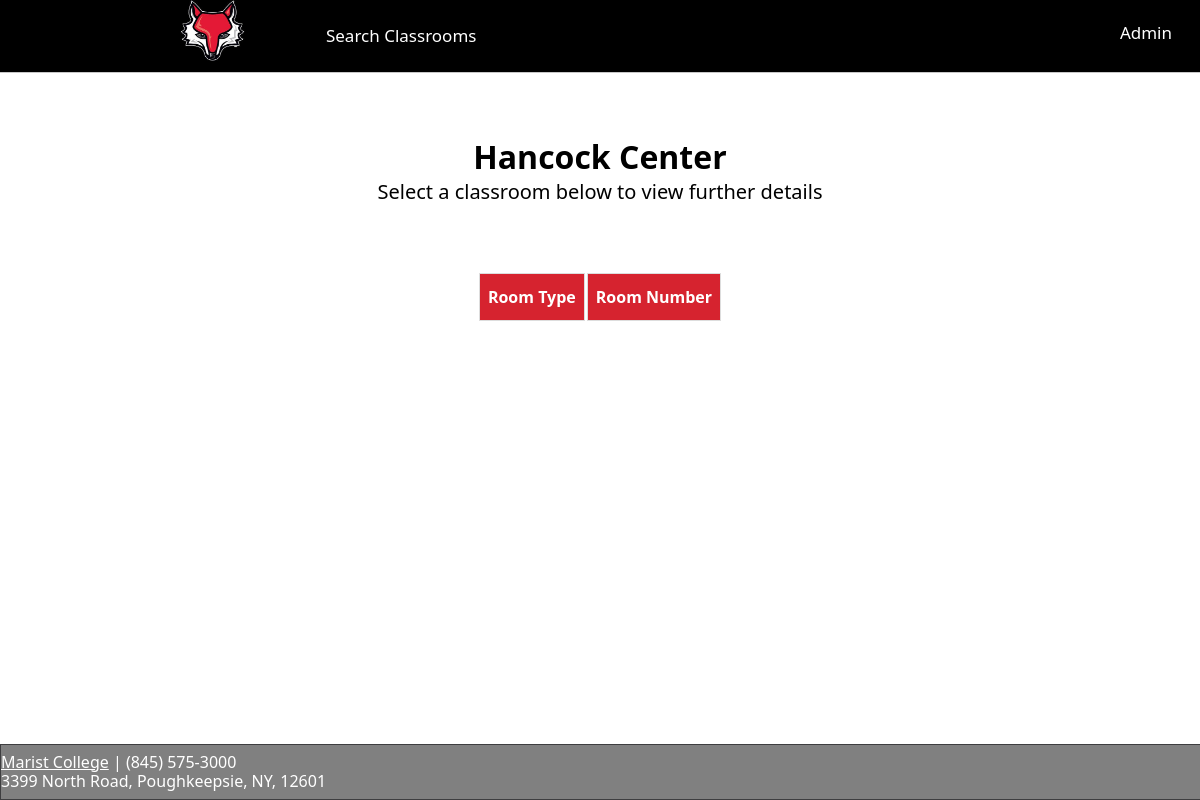
Before: /pages/ShowBuilding.php?id=6 with the older database file.
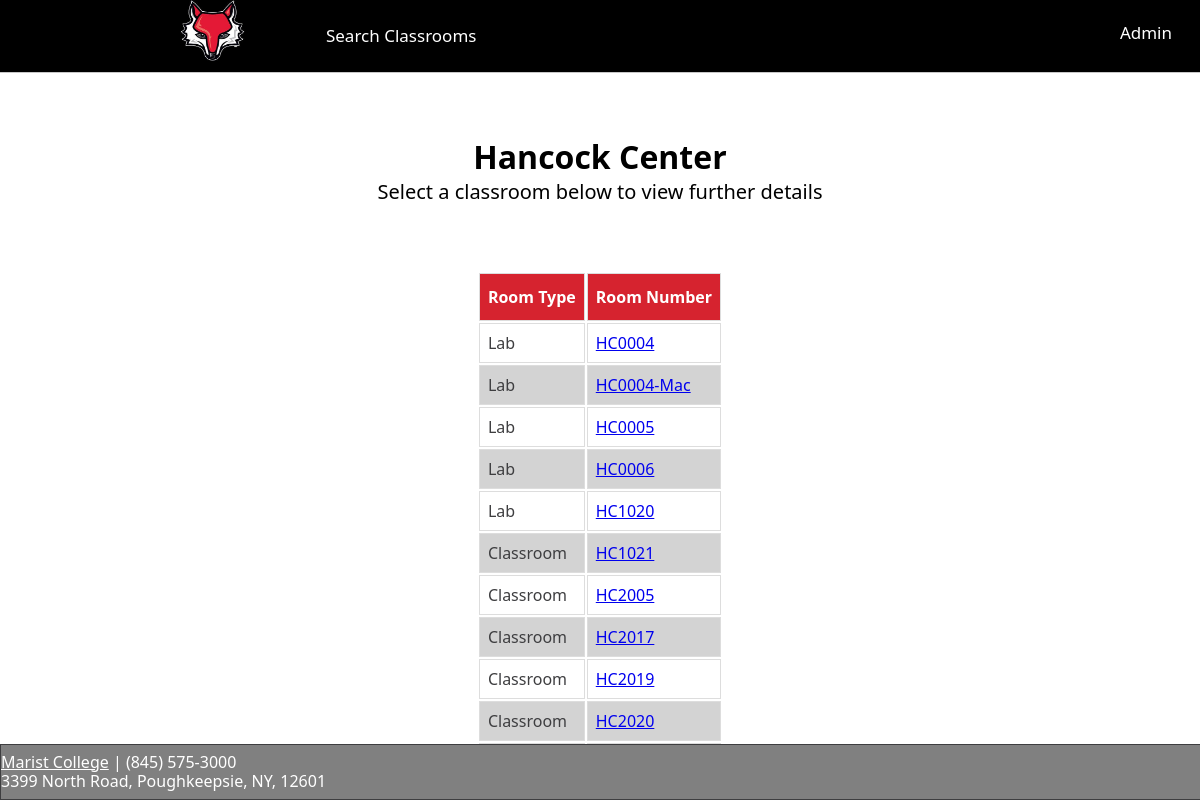
After: the same page with the newer database file.
### tables this page shows
CREATE TABLE IF NOT EXISTS rooms(
	room_id			INT 	 AUTO_INCREMENT 	PRIMARY KEY 		NOT NULL,
	room_type		SET('Lab', 'Classroom')		NOT NULL,
	room_num		VARCHAR(13)						NOT NULL,
	room_tel		INT,
	room_pod_ctrl 	SET('Crestron', 'Extron'),
	room_pod_sft	VARCHAR(34),
	room_pod_img	VARCHAR(32),
	fk_build_id 	INT  						NOT NULL);

### scripts/showQuicklinkRecords.php (the view, shortened to what this page needs)
<?php
function show_quicklink_records($dbc, $id) {
	$query = "SELECT room_type, room_num, fk_build_id FROM rooms WHERE fk_build_id = '". $id . "'ORDER BY room_num ASC;";
	$results = mysqli_query($dbc, $query);
	if($results){
  		while ($row = mysqli_fetch_array($results, MYSQLI_ASSOC)) {
  			$alink = '<A HREF=showClassroom.php?id=' . $row['fk_build_id']  . '&room_num='. $row['room_num'] .'>' . $row['room_num'] . '</A>';
    		echo '<TR>';
    		echo '<TD>' . $row['room_type'] . '</TD>';
    		echo '<TD>' . $alink . '</TD>';
    		echo '</TR>';
  		}
	}
}
?>

Changed rows visible on the page:
added rooms: room_type "Lab", room_num "HC0004"
added rooms: room_type "Lab", room_num "HC0004-Mac"
added rooms: room_type "Lab", room_num "HC0005"
added rooms: room_type "Lab", room_num "HC0006"
added rooms: room_type "Lab", room_num "HC1020"
added rooms: room_type "Classroom", room_num "HC1021"
added rooms: room_type "Classroom", room_num "HC2005"
added rooms: room_type "Classroom", room_num "HC2017"
added rooms: room_type "Classroom", room_num "HC2019"
added rooms: room_type "Classroom", room_num "HC2020"
